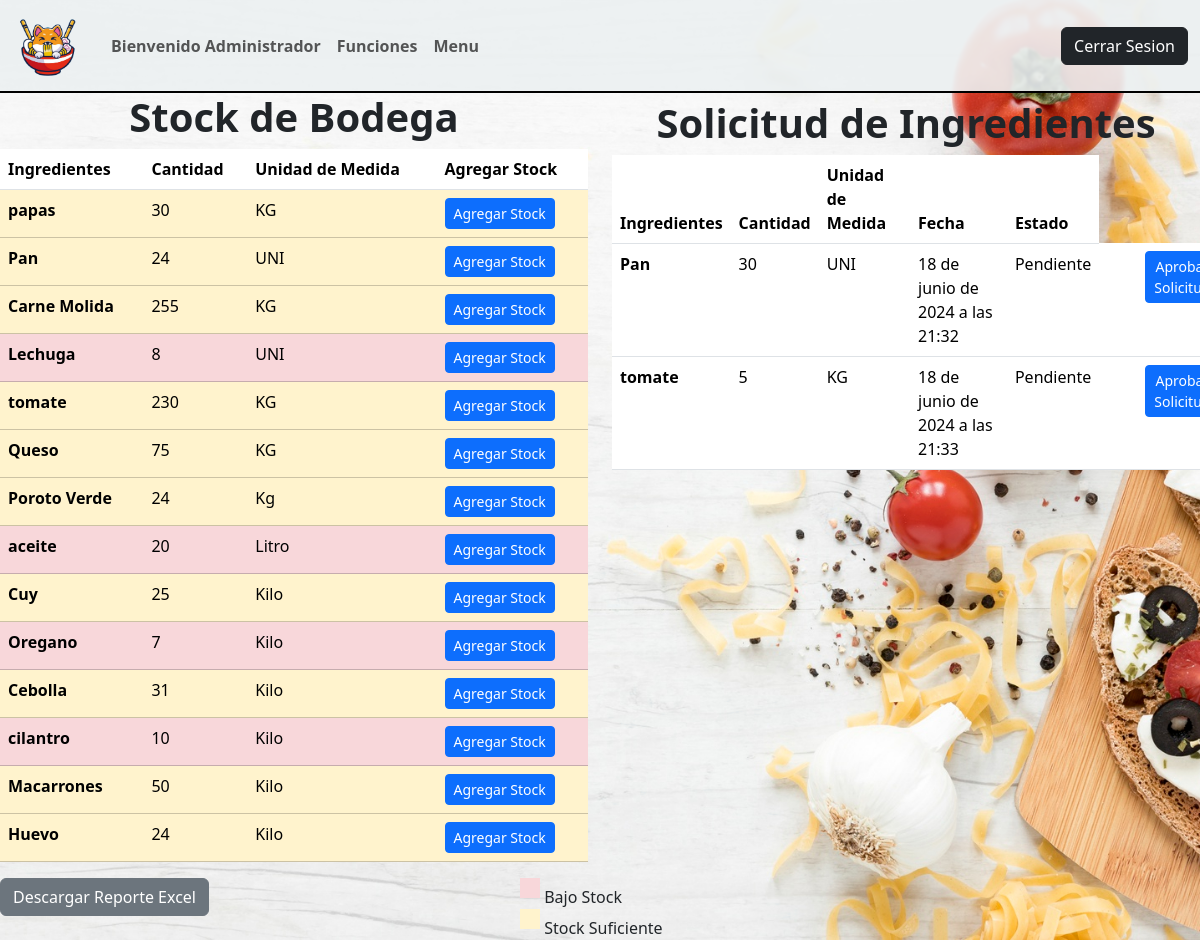
Before: /listaringredientes (signed in) with the older database file.
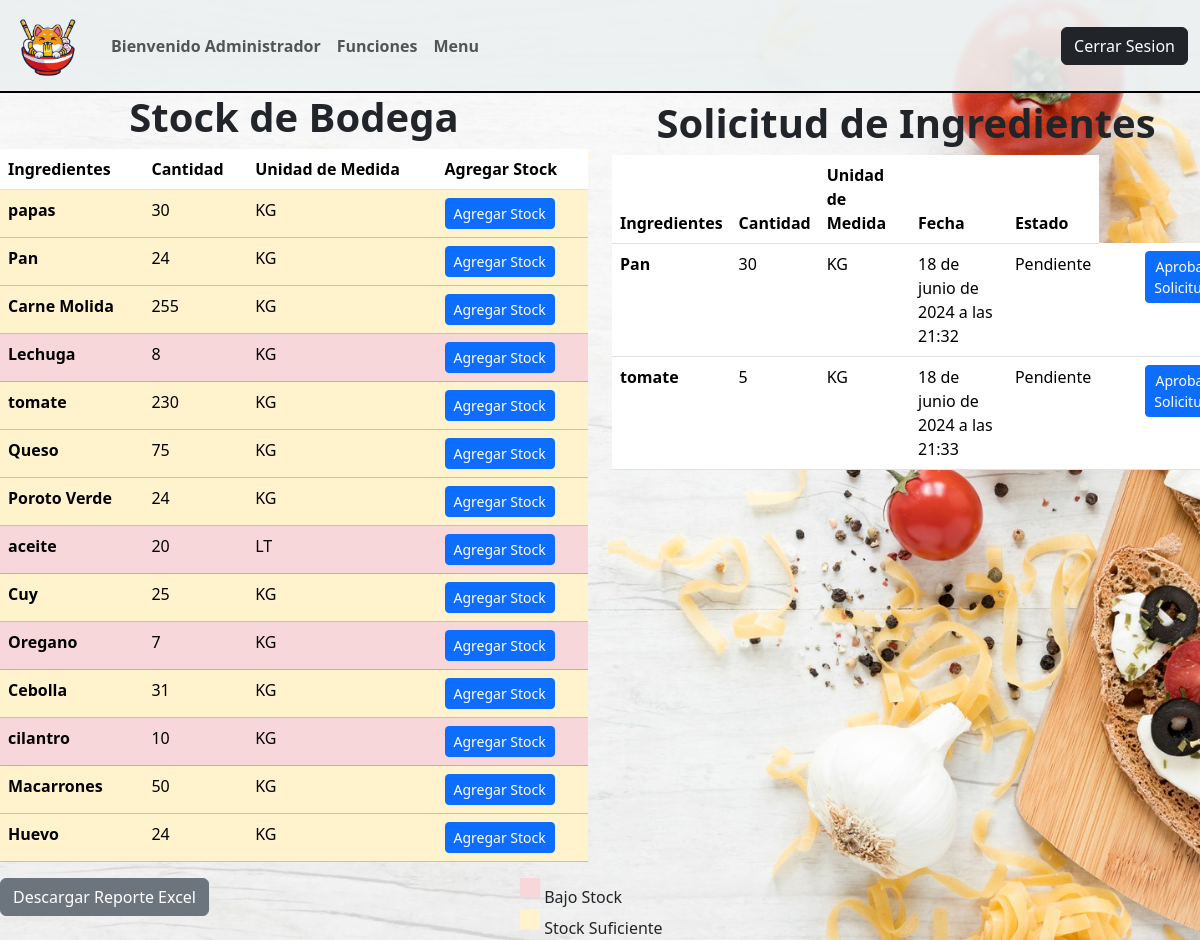
After: the same page with the newer database file.
### appweb/models.py (models this page shows, shortened)
class Bodega(models.Model):
    ID_Ing_Bod = models.AutoField(primary_key=True,help_text="Id del ingrediente en la bodega")
    Cantidad = models.IntegerField(help_text="Cantidad de ingredientes en bodega")
    ID_Ingrediente = models.ForeignKey(Ingredientes, on_delete=models.CASCADE, help_text="Id del ingrediente")

class Ingredientes(models.Model):
    ID_Ingrediente = models.AutoField(primary_key=True,help_text="Id del ingrediente")
    nombre = models.CharField(max_length=50 , help_text="nombre del ingrediente")
    Costo = models.IntegerField(help_text="Valor del ingrediente")
    unidad_medida = models.CharField(max_length=4 , help_text="Unidad de medida del ingrediente")
    def __str__(self):
        return self.nombre

class Sol_Ingredientes(models.Model):
    ID_Solicitud_Ingrediente = models.AutoField(primary_key=True,help_text="Id de la solicitud")
    Ingrediente = models.ForeignKey(Ingredientes,on_delete=models.CASCADE, default="0")
    Cantidad = models.IntegerField(help_text="Cantidad solicitada")
    fecha_y_hora = models.DateTimeField(default=timezone.now)
    Realizado = models.BooleanField(default=0)

### appweb/views.py (the view)
# urls.py: path('listaringredientes', listaringredientes, name='listaringredientes' ),
@login_required(login_url="/accounts/login")
@permission_required (['auth.add_user'], login_url="/")
def listaringredientes (request):
    peticiones = Sol_Ingredientes.objects.all()
    ingredientes = Bodega.objects.all()
    data = {
        'mis_ingredientes' : ingredientes ,
        'mis_peticiones' : peticiones
    }
    return render(request,"mantenedor/admin/listaringredientes.html", data )

### appweb/context_processor.py (called while the page is built)
def costo_total_carro(request):
    total=0
    if 'carro' in request.session:
        for key, value in request.session["carro"].items():
            total=total+(int(value["precio"]))
    return {"costo_total_carro":total}

### appweb/templates/mantenedor/admin/listaringredientes.html (shortened to what this page needs)
{% extends 'base.html' %}
{% block contenido %}
<div class="row">
  <div class="col-6">
    <table class="table">
      <h1 style="text-align: center;"><b>Stock de Bodega</b></h1>
        <thead>
          <tr>
            <th scope="col">Ingredientes</th>
            <th scope="col">Cantidad</th>
            <th scope="col">Unidad de Medida</th>
            <th scope="col">Agregar Stock</th>
          </tr>
        </thead>
        <tbody>
            {% for i in mis_ingredientes %}
          <tr {% if i.Cantidad <= 20 %}
              class="table-danger intense-red"
              {% elif i.Cantidad > 20 %}
                  class="table-warning"
            {% endif %}>
            <th scope="row"> {{ i.ID_Ingrediente }} </th>
            <td> {{ i.Cantidad }} </td>
            <td>{{ i.ID_Ingrediente.unidad_medida }}</td>
            <td>
              <button type="button" class="btn btn-primary btn-sm"  data-bs-toggle="modal" data-bs-target="#modalAgregarStock{{ i.ID_Ingrediente.ID_Ingrediente }}">Agregar Stock</button>
            </td>
          </tr>
          {% endfor %}
        </tbody>
      </table>
  </div>
  <div class="col-6">
    <table class="table">
      <h1 style="text-align: center; margin-top: 1%;"><b>Solicitud de Ingredientes</b></h1>
      <thead>
        <tr>
          <th scope="col">Ingredientes</th>
          <th scope="col">Cantidad</th>
          <th scope="col">Unidad de Medida</th>
          <th scope="col">Fecha</th>
          <th scope="col">Estado</th>
        </tr>
      </thead>
      <tbody>
          {% for e in mis_peticiones %}
          {% if e.Realizado == 0 %}
        <tr>
          <th scope="row"> {{ e.Ingrediente }} </th>
          <td> {{ e.Cantidad }} </td>
          <td>{{e.Ingrediente.unidad_medida}}</td>
          <td> {{ e.fecha_y_hora }} </td>
          {% if e.Realizado == 0 %}
          <td>Pendiente</td>
          {% endif %}
          <td><a href="{% url 'descuenta_ingrediente' e.ID_Solicitud_Ingrediente %}" class="btn btn-primary btn-sm" style="margin-left: 45%;">Aprobar Solicitud </button> </td>
        </tr>
        {% endif %}
        {% endfor %}
      </tbody>
    </table>
  </div>
</div>
<div class="row">
  <div class="col-5"><a href="{% url 'DescargarReporteExcel' %}" class="btn btn-secondary btn-bg" style="margin-left: 0%;">Descargar Reporte Excel</a>
  </div>
  <div class="col-4">
    <div style="display: inline-block; margin-left: 10px; margin-bottom: 5px; width: 20px; height: 20px; background-color: #f8d7da;"></div>
  <span>Bajo Stock</span>
  <br>
  <div style="display: inline-block; margin-left: 10px; margin-bottom: 5px; width: 20px; height: 20px; background-color: #fff3cd;"></div>
  <span>Stock Suficiente</span>
</div>
</div>
{% endblock %}

Changed rows visible on the page:
changed through a linked row, Bodega "Pan": ID_Ingrediente.unidad_medida "UNI" → "KG"
changed through a linked row, Bodega "Lechuga": ID_Ingrediente.unidad_medida "UNI" → "KG"
changed through a linked row, Bodega "Poroto Verde": ID_Ingrediente.unidad_medida "Kg" → "KG"
changed through a linked row, Bodega "aceite": ID_Ingrediente.unidad_medida "Litro" → "LT"
changed through a linked row, Bodega "Cuy": ID_Ingrediente.unidad_medida "Kilo" → "KG"
changed through a linked row, Bodega "Oregano": ID_Ingrediente.unidad_medida "Kilo" → "KG"
changed through a linked row, Bodega "Cebolla": ID_Ingrediente.unidad_medida "Kilo" → "KG"
changed through a linked row, Bodega "cilantro": ID_Ingrediente.unidad_medida "Kilo" → "KG"
changed through a linked row, Bodega "Macarrones": ID_Ingrediente.unidad_medida "Kilo" → "KG"
changed through a linked row, Bodega "Huevo": ID_Ingrediente.unidad_medida "Kilo" → "KG"
changed through a linked row, Sol_Ingredientes "18 de junio de 2024 a las 21:32": Ingrediente.unidad_medida "UNI" → "KG"
